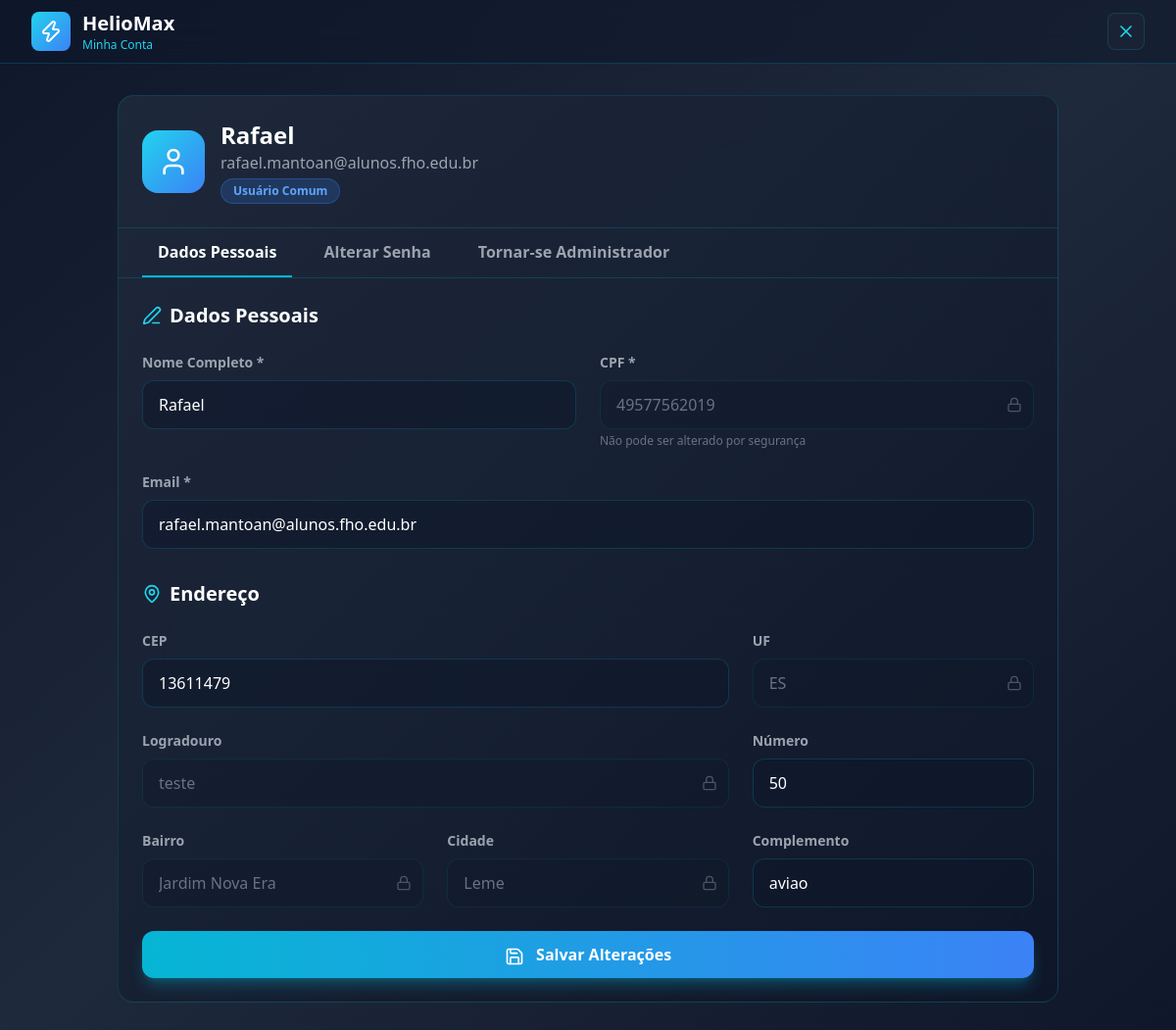
Screenshot of /codigoPWEB/pages/PHP/perfil.php (signed in) with the database file from the repository.
### tables this page shows
CREATE TABLE `usuario` (
  `ID_USER` int(11) NOT NULL,
  `NOME` varchar(100) NOT NULL,
  `CPF` varchar(11) NOT NULL,
  `EMAIL` varchar(150) NOT NULL,
  `SENHA` varchar(255) NOT NULL,
  `TIPO_USUARIO` tinyint(4) NOT NULL,
  `NUMERO_RESIDENCIA` varchar(10) NOT NULL,
  `COMPLEMENTO_ENDERECO` varchar(100) DEFAULT NULL,
  `FK_ID_CEP` int(11) NOT NULL
);

CREATE TABLE `cep` (
  `ID_CEP` int(11) NOT NULL,
  `CEP` varchar(9) DEFAULT NULL,
  `LOGRADOURO` varchar(255) NOT NULL,
  `FK_BAIRRO` int(11) NOT NULL
);

CREATE TABLE `estado` (
  `ID_ESTADO` int(11) NOT NULL,
  `UF` char(2) NOT NULL
);

CREATE TABLE `bairro` (
  `ID_BAIRRO` int(11) NOT NULL,
  `NOME` varchar(255) NOT NULL,
  `FK_CIDADE` int(11) NOT NULL
);

CREATE TABLE `cidade` (
  `ID_CIDADE` int(11) NOT NULL,
  `NOME` varchar(50) NOT NULL,
  `FK_ESTADO` int(11) NOT NULL
);

### codigoPWEB/pages/PHP/perfil.php (the view, shortened to what this page needs)
<?php
$host = '127.0.0.1';
$dbname = 'heliomax';
$username = 'root';
$password = '';
try {
     $pdo = new PDO("mysql:host=$host;dbname=$dbname;charset=utf8mb4", $username, $password);
     $pdo->setAttribute(PDO::ATTR_ERRMODE, PDO::ERRMODE_EXCEPTION);
} catch (PDOException $e) {
     die("Erro na conexão: " . $e->getMessage());
}
$user_id = $_SESSION['usuario_id'];
$stmt = $pdo->prepare("SELECT u.*,
                       c.CEP as CEP_USUARIO, /* CORRIGIDO: Selecionando 'CEP' da tabela 'cep' (c) */
                       u.NUMERO_RESIDENCIA,
                       u.COMPLEMENTO_ENDERECO,
                       c.CEP as CEP_TABELA,
                       c.LOGRADOURO,
                       b.NOME as bairro,
                       ci.NOME as cidade,
                       e.UF
                       FROM usuario u
                       LEFT JOIN cep c ON u.FK_ID_CEP = c.ID_CEP
                       LEFT JOIN bairro b ON c.FK_BAIRRO = b.ID_BAIRRO
                       LEFT JOIN cidade ci ON b.FK_CIDADE = ci.ID_CIDADE
                       LEFT JOIN estado e ON ci.FK_ESTADO = e.ID_ESTADO
                       WHERE u.ID_USER = ?");
$stmt->execute([$user_id]);
$usuario = $stmt->fetch();
?>
<!DOCTYPE html>
<html lang="pt-BR">
<head>
     <script src="https://cdn.tailwindcss.com"></script>
</head>
<body class="min-h-screen bg-gradient-to-br from-slate-900 via-slate-800 to-slate-900">
     <header class="bg-slate-900/50 backdrop-blur-xl border-b border-cyan-500/20 sticky top-0 z-50">
          <div class="max-w-7xl mx-auto px-4 sm:px-6 lg:px-8">
               <div class="flex items-center justify-between h-16">
                    <div class="flex items-center gap-3">
                         <div
                              class="w-10 h-10 bg-gradient-to-br from-cyan-400 to-blue-500 rounded-lg flex items-center justify-center">
                              <i data-lucide="zap" class="w-6 h-6 text-white"></i>
                         </div>
                         <div>
                              <h1 class="text-xl font-bold text-white">HelioMax</h1>
                              <p class="text-xs text-cyan-400">Minha Conta</p>
                         </div>
                    </div>
                    <div class="flex items-center gap-4">
                         <button onclick="window.history.back()"
                              class="p-2 bg-slate-800/50 hover:bg-slate-700/50 rounded-lg border border-cyan-500/20 hover:border-cyan-500/40 transition-all">
                              <i data-lucide="x" class="w-5 h-5 text-cyan-400"></i>
                         </button>
                    </div>
               </div>
          </div>
     </header>
     <main class="max-w-5xl mx-auto px-4 sm:px-6 lg:px-8 py-8">
          <div
               class="bg-gradient-to-br from-slate-800/95 to-slate-900/95 backdrop-blur-xl rounded-2xl border border-cyan-500/20">
               <div class="p-6 border-b border-cyan-500/20 flex items-center gap-4">
                    <div
                         class="w-16 h-16 bg-gradient-to-br from-cyan-400 to-blue-500 rounded-2xl flex items-center justify-center">
                         <i data-lucide="user" class="w-8 h-8 text-white"></i>
                    </div>
                    <div>
                         <h2 class="text-2xl font-bold text-white"><?php echo htmlspecialchars($usuario['NOME']); ?>
                         </h2>
                         <p class="text-gray-400"><?php echo htmlspecialchars($usuario['EMAIL']); ?></p>
                         <span
                              class="inline-block mt-1 px-3 py-1 bg-<?php echo $usuario['TIPO_USUARIO'] == 1 ? 'purple' : 'blue'; ?>-500/20 text-<?php echo $usuario['TIPO_USUARIO'] == 1 ? 'purple' : 'blue'; ?>-400 rounded-full text-xs font-semibold border border-<?php echo $usuario['TIPO_USUARIO'] == 1 ? 'purple' : 'blue'; ?>-500/30">
                              <?php echo $usuario['TIPO_USUARIO'] == 1 ? 'Administrador' : 'Usuário Comum'; ?>
                         </span>
                    </div>
               </div>
               <div class="border-b border-cyan-500/20 px-6">
                    <div class="flex gap-4">
                         <button onclick="mudarTab('dadosPessoais')" id="tabDadosPessoais"
                              class="px-4 py-3 text-white font-semibold border-b-2 border-cyan-500 transition-colors">
                              Dados Pessoais
                         </button>
                         <button onclick="mudarTab('alterarSenha')" id="tabAlterarSenha"
                              class="px-4 py-3 text-gray-400 font-semibold border-b-2 border-transparent hover:text-white transition-colors">
                              Alterar Senha
                         </button>
                         <?php if ($usuario['TIPO_USUARIO'] == 0): ?>
                              <button onclick="mudarTab('tornarAdmin')" id="tabTornarAdmin"
                                   class="px-4 py-3 text-gray-400 font-semibold border-b-2 border-transparent hover:text-white transition-colors">
                                   Tornar-se Administrador
                              </button>
                         <?php endif; ?>
                    </div>
               </div>
               <div id="contentDadosPessoais" class="p-6">
                    <form method="POST" action="">
                         <h3 class="text-xl font-bold text-white mb-6 flex items-center gap-2">
                              <i data-lucide="edit-3" class="w-5 h-5 text-cyan-400"></i>
                              Dados Pessoais
                         </h3>
                         <div class="grid grid-cols-1 md:grid-cols-2 gap-6 mb-6">
                              <div>
                                   <label class="block text-gray-400 text-sm font-semibold mb-2">Nome Completo *</label>
                                   <input type="text" name="nome" required
                                        value="<?php echo htmlspecialchars($usuario['NOME']); ?>"
                                        class="w-full px-4 py-3 bg-slate-900/50 border border-cyan-500/20 rounded-xl text-white placeholder-gray-500 focus:outline-none focus:border-cyan-500/50 transition-colors">
                              </div>
                              <div>
                                   <label class="block text-gray-400 text-sm font-semibold mb-2">CPF *</label>
                                   <div class="relative">
                                        <input type="text" value="<?php echo htmlspecialchars($usuario['CPF']); ?>"
                                             readonly disabled
                                             class="w-full px-4 py-3 bg-slate-900/30 border border-cyan-500/10 rounded-xl text-gray-500 cursor-not-allowed focus:outline-none">
                                        <div class="absolute right-3 top-1/2 transform -translate-y-1/2">
                                             <i data-lucide="lock" class="w-4 h-4 text-gray-600"></i>
                                        </div>
                                   </div>
                                   <p class="text-xs text-gray-500 mt-1">Não pode ser alterado por segurança</p>
                              </div>
                              <div class="md:col-span-2">
                                   <label class="block text-gray-400 text-sm font-semibold mb-2">Email *</label>
                                   <input type="email" name="email" required
                                        value="<?php echo htmlspecialchars($usuario['EMAIL']); ?>"
                                        class="w-full px-4 py-3 bg-slate-900/50 border border-cyan-500/20 rounded-xl text-white placeholder-gray-500 focus:outline-none focus:border-cyan-500/50 transition-colors">
                              </div>
                         </div>
                         <h3 class="text-xl font-bold text-white mb-6 flex items-center gap-2 mt-8">
                              <i data-lucide="map-pin" class="w-5 h-5 text-cyan-400"></i>
                              Endereço
                         </h3>
                         <div class="grid grid-cols-1 md:grid-cols-3 gap-6 mb-6">
                              <div class="md:col-span-2">
                                   <label class="block text-gray-400 text-sm font-semibold mb-2">CEP</label>
                                   <input type="text" name="cep_perfil" id="cep_perfil" placeholder="Ex: 13610-100"
                                        maxlength="9"
                                        value="<?php echo htmlspecialchars($usuario['CEP_USUARIO'] ?? $usuario['CEP_TABELA'] ?? ''); ?>"
                                        class="w-full px-4 py-3 bg-slate-900/50 border border-cyan-500/20 rounded-xl text-white placeholder-gray-500 focus:outline-none focus:border-cyan-500/50 transition-colors">
                              </div>
                              <div>
                                   <label class="block text-gray-400 text-sm font-semibold mb-2">UF</label>
                                   <div class="relative">
                                        <input type="text" name="uf_perfil" id="uf_perfil"
                                             value="<?php echo htmlspecialchars($usuario['UF'] ?? ''); ?>"
                                             placeholder="Ex: SP" maxlength="2" readonly
                                             class="w-full px-4 py-3 bg-slate-900/30 border border-cyan-500/10 rounded-xl text-gray-500 cursor-not-allowed focus:outline-none uppercase">
                                        <div class="absolute right-3 top-1/2 transform -translate-y-1/2">
                                             <i data-lucide="lock" class="w-4 h-4 text-gray-600"></i>
                                        </div>
                                   </div>
                              </div>
                              <div class="md:col-span-2">
                                   <label class="block text-gray-400 text-sm font-semibold mb-2">Logradouro</label>
                                   <div class="relative">
                                        <input type="text" name="logradouro_perfil" id="logradouro_perfil"
                                             value="<?php echo htmlspecialchars($usuario['LOGRADOURO'] ?? ''); ?>"
                                             placeholder="Ex: Av. Paulista" readonly
                                             class="w-full px-4 py-3 bg-slate-900/30 border border-cyan-500/10 rounded-xl text-gray-500 cursor-not-allowed focus:outline-none">
                                        <div class="absolute right-3 top-1/2 transform -translate-y-1/2">
                                             <i data-lucide="lock" class="w-4 h-4 text-gray-600"></i>
                                        </div>
                                   </div>
                              </div>
                              <div>
                                   <label class="block text-gray-400 text-sm font-semibold mb-2">Número</label>
                                   <input type="text" name="numero_residencia" id="numero_residencia_perfil"
                                        value="<?php echo htmlspecialchars($usuario['NUMERO_RESIDENCIA'] ?? ''); ?>"
                                        oninput="this.value = this.value.replace(/\D/g, '')" inputmode="numeric"
                                        placeholder="Ex: 123"
                                        class="w-full px-4 py-3 bg-slate-900/50 border border-cyan-500/20 rounded-xl text-white placeholder-gray-500 focus:outline-none focus:border-cyan-500/50 transition-colors">
                              </div>
                              <div>
                                   <label class="block text-gray-400 text-sm font-semibold mb-2">Bairro</label>
                                   <div class="relative">
                                        <input type="text" name="bairro_perfil" id="bairro_perfil"
                                             value="<?php echo htmlspecialchars($usuario['bairro'] ?? ''); ?>"
                                             placeholder="Ex: Bela Vista" readonly
                                             class="w-full px-4 py-3 bg-slate-900/30 border border-cyan-500/10 rounded-xl text-gray-500 cursor-not-allowed focus:outline-none">
                                        <div class="absolute right-3 top-1/2 transform -translate-y-1/2">
                                             <i data-lucide="lock" class="w-4 h-4 text-gray-600"></i>
                                        </div>
                                   </div>
                              </div>
                              <div>
                                   <label class="block text-gray-400 text-sm font-semibold mb-2">Cidade</label>
                                   <div class="relative">
                                        <input type="text" name="cidade_perfil" id="cidade_perfil"
                                             value="<?php echo htmlspecialchars($usuario['cidade'] ?? ''); ?>"
                                             placeholder="Ex: São Paulo" readonly
                                             class="w-full px-4 py-3 bg-slate-900/30 border border-cyan-500/10 rounded-xl text-gray-500 cursor-not-allowed focus:outline-none">
                                        <div class="absolute right-3 top-1/2 transform -translate-y-1/2">
                                             <i data-lucide="lock" class="w-4 h-4 text-gray-600"></i>
                                        </div>
                                   </div>
                              </div>
                              <div>
                                   <label class="block text-gray-400 text-sm font-semibold mb-2">Complemento</label>
                                   <input type="text" name="complemento" id="complemento_perfil"
                                        value="<?php echo htmlspecialchars($usuario['COMPLEMENTO_ENDERECO'] ?? ''); ?>"
                                        placeholder="Ex: Apto 10"
                                        class="w-full px-4 py-3 bg-slate-900/50 border border-cyan-500/20 rounded-xl text-white placeholder-gray-500 focus:outline-none focus:border-cyan-500/50 transition-colors">
                              </div>
                         </div>
                         <button type="submit"
                              class="w-full bg-gradient-to-r from-cyan-500 to-blue-500 hover:from-cyan-600 hover:to-blue-600 text-white font-bold py-3 px-6 rounded-xl transition-all duration-300 hover:scale-105 shadow-lg shadow-cyan-500/30">
                              <i data-lucide="save" class="w-5 h-5 inline-block mr-2"></i>
                              Salvar Alterações
                         </button>
                    </form>
               </div>
          </div>
     </main>
</body>
</html>

### rows the page displays
usuario: NOME "Rafael", EMAIL "rafael.mantoan@alunos.fho.edu.br", nome "Rafael", CPF "49577562019", email "rafael.mantoan@alunos.fho.edu.br", cep_perfil "13611479", uf_perfil "ES", logradouro_perfil "teste", numero_residencia "50", bairro_perfil "Jardim Nova Era", cidade_perfil "Leme", complemento "aviao"
